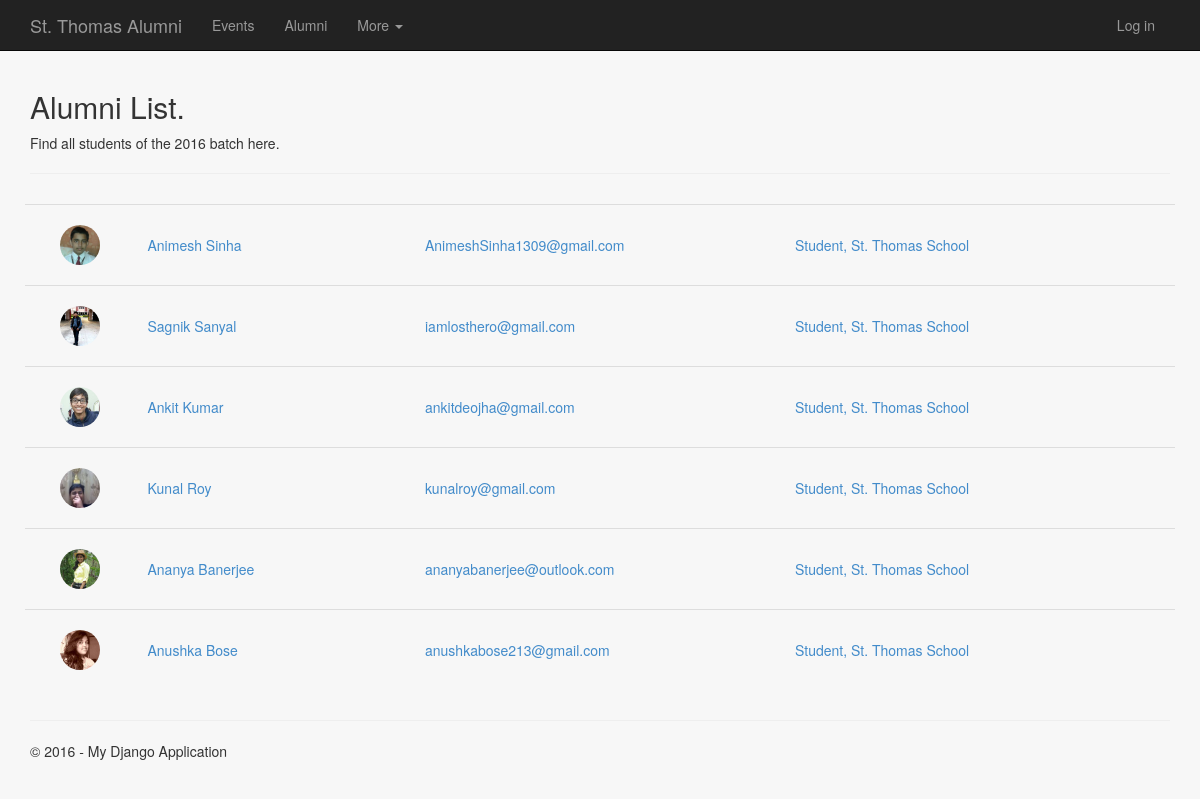
The app's page /alumni/batch/2016/ with its own data.
### app/models.py (models this page shows, shortened)
class Alumnus(models.Model):
    class Meta:
        verbose_name_plural = "Alumni"
    user = models.OneToOneField(User, on_delete=models.CASCADE)
    jobtitle = models.CharField(max_length=50)
    workplace = models.CharField(max_length=100)
    batch = models.IntegerField()
    picture = models.ImageField(upload_to='profile/', default='profile/_defaultavatar.png')

### app/views.py (the view)
# urls.py: url(r'^alumni/batch/(?P<batch>[0-9]{4})/$', app.views.alumni_batchlist),
def alumni_batchlist(request, batch):
    assert isinstance(request, HttpRequest)
    return render(
        request,
        'app/alumni_batchlist.html',
        {
            'title':'Alumni List',
            'batch':batch,
            'people':Alumnus.objects.filter(batch=int(batch)),
            'year':datetime.now().year,
        }
    )

### app/templates/app/alumni_batchlist.html
{% extends "app/layout.html" %}
{% block content %}
{% load staticfiles %}
<h2>
    {{ title }}.
</h2>
<p>Find all students of the {{ batch }} batch here.</p>
<hr />
<div class="people-list">
    {% for person in people %}
        <div class="row people-item">
            <a href="/profile/{{ person.user.username }}">
                <div class="col-sm-1 col-xs-3">
                    <img src="{{ person.picture.url }}" class="img-circle" height="40" width="40"/>
                </div>
                <div class="col-sm-3 col-xs-9 people-data">
                    {{ person.user.first_name }} {{ person.user.last_name }}
                </div>
                <div class="col-sm-4 hidden-xs people-data">
                    {{ person.user.email }}
                </div>
                <div class="col-sm-4 hidden-xs people-data">
                    {{ person.jobtitle }}, {{ person.workplace }}
                </div>
            </a>
        </div>
    {% endfor %}
</div>
{% endblock %}

### app/static/app/content/site.css (style rules this page uses)
div.people-list { padding: 10px; }
div.people-list div.people-item { border-top: thin solid; border-color: #DDDDDD; padding: 20px; }
div.people-list div.people-item div.people-data { padding: 10px; }

### records on screen
Alumnus: picture (picture), user.first_name "Animesh", user.last_name "Sinha", user.email "AnimeshSinha1309@gmail.com", jobtitle "Student", workplace "St. Thomas School"
Alumnus: picture (picture), user.first_name "Sagnik", user.last_name "Sanyal", user.email "iamlosthero@gmail.com", jobtitle "Student", workplace "St. Thomas School"
Alumnus: picture (picture), user.first_name "Ankit", user.last_name "Kumar", user.email "ankitdeojha@gmail.com", jobtitle "Student", workplace "St. Thomas School"
Alumnus: picture (picture), user.first_name "Kunal", user.last_name "Roy", user.email "kunalroy@gmail.com", jobtitle "Student", workplace "St. Thomas School"
Alumnus: picture (picture), user.first_name "Ananya", user.last_name "Banerjee", user.email "ananyabanerjee@outlook.com", jobtitle "Student", workplace "St. Thomas School"
Alumnus: picture (picture), user.first_name "Anushka", user.last_name "Bose", user.email "anushkabose213@gmail.com", jobtitle "Student", workplace "St. Thomas School"

### other values on screen
{{ title }} "Alumni List"
{{ batch }} "2016"
